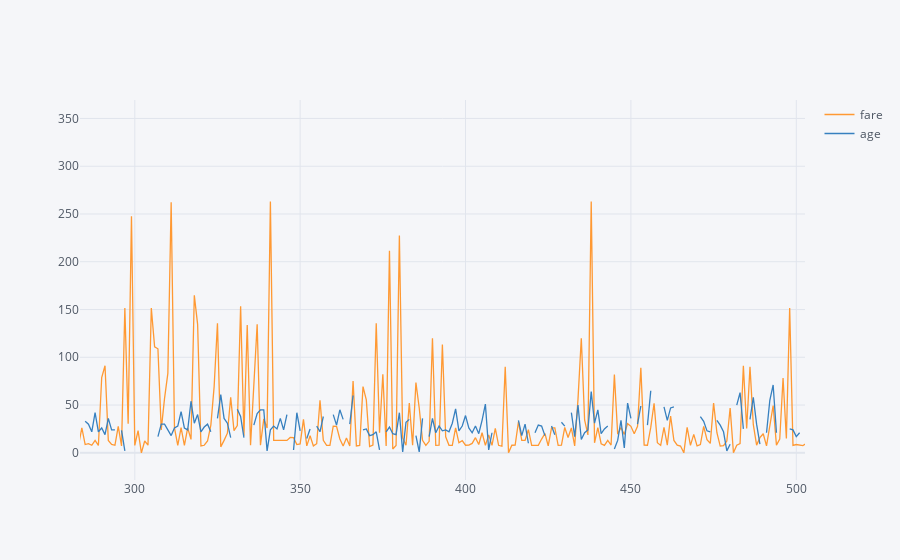

The notebook cell saved with this chart:
### Code cell
df1[["fare","age"]].iplot()

### Figure 1 — Plotly figure (JSON) as saved in the notebook; plotly's stock layout.template omitted (floating-point values rounded to 4 significant figures; data arrays with more than 128 entries replaced by an {"elided": "..."} marker saying what was removed)
{"data": [{"line": {"color": "rgba(255, 153, 51, 1.0)", "dash": "solid", "shape": "linear", "width": 1.3}, "mode": "lines", "name": "fare", "text": "", "type": "scatter", "x": {"elided": "891 int values"}, "y": {"elided": "891 float values"}}, {"line": {"color": "rgba(55, 128, 191, 1.0)", "dash": "solid", "shape": "linear", "width": 1.3}, "mode": "lines", "name": "age", "text": "", "type": "scatter", "x": {"elided": "891 int values"}, "y": {"elided": "891 mixed values"}}], "layout": {"autosize": true, "legend": {"bgcolor": "#F5F6F9", "font": {"color": "#4D5663"}}, "paper_bgcolor": "#F5F6F9", "plot_bgcolor": "#F5F6F9", "title": {"font": {"color": "#4D5663"}}, "xaxis": {"autorange": false, "gridcolor": "#E1E5ED", "range": [283.4, 502.6], "showgrid": true, "tickfont": {"color": "#4D5663"}, "title": {"font": {"color": "#4D5663"}, "text": ""}, "type": "linear", "zerolinecolor": "#E1E5ED"}, "yaxis": {"autorange": false, "gridcolor": "#E1E5ED", "range": [-28.46, 369.3], "showgrid": true, "tickfont": {"color": "#4D5663"}, "title": {"font": {"color": "#4D5663"}, "text": ""}, "type": "linear", "zerolinecolor": "#E1E5ED"}}}
